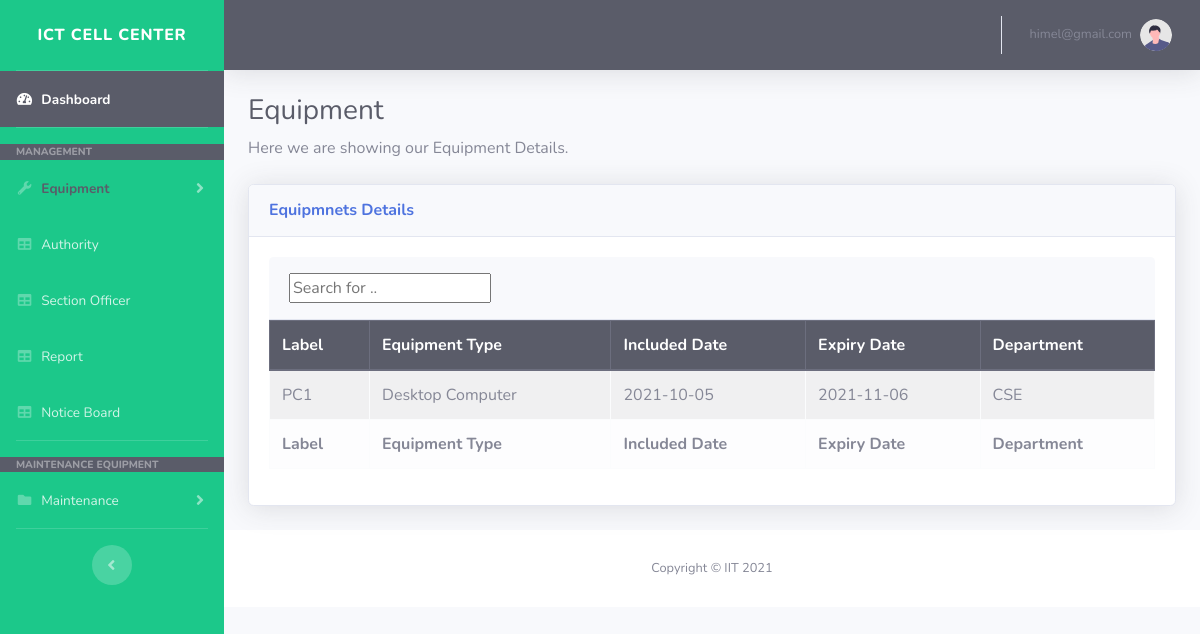
Screenshot of /office/Equipment-details.php (signed in) with the database file from the repository.
### tables this page shows
CREATE TABLE `equipment` (
  `EquipmentID` int(11) NOT NULL,
  `Label` varchar(50) NOT NULL,
  `Equipment_Type` varchar(70) NOT NULL,
  `included_date` date NOT NULL,
  `expire_date` date NOT NULL,
  `Department` varchar(70) NOT NULL
);

### office/Equipment-details.php (the view, shortened to what this page needs)
<?php  include("includes/header.php"); ?>
<?php  include("includes/navbar.php"); ?>
                <div class="container-fluid">
                    <h1 class="h3 mb-2 text-gray-800">Equipment </h1>
                    <p class="mb-4">
                    	Here we are showing our Equipment Details.
                    </p>
                    <div class="card shadow mb-4">
                        <div class="card-header py-3">
                            <h6 class="m-0 font-weight-bold text-primary">Equipmnets Details</h6>
                        </div>
                        <div class="card-body">
                             <div class="card-header py-3">
                           <input type="text" id="myInput" onkeyup="myFunction()" placeholder="Search for ..">
                        </div>
                            <div class="table-responsive">
                                <table class="table table-bordered table-striped table-light" id="dataTable" width="100%" cellspacing="0">
                                    <thead class="thead-dark">
                                        <tr>
                                            <th>Label</th>
                                            <th>Equipment Type</th>
                                            <th>Included Date</th>
                                            <th>Expiry Date</th>
                                            <th>Department</th>
                                        </tr>
                                    </thead>
                                    <tfoot class="tfoot-dark">
                                        <tr>
                                            <th>Label</th>
                                            <th>Equipment Type</th>
                                            <th>Included Date</th>
                                            <th>Expiry Date</th>
                                            <th>Department</th>
                                        </tr>
                                    </tfoot>
                                    <tbody id="myTable">
                                         <?php  include("conn.php"); ?>
                                                  <?php
                                                         $id=  $_SESSION['username'];
                                                         $depart = "select * from officer where officer_email='$id'";
                                                          $Q1=mysqli_query($conn,$depart);
                                                           $data1 = mysqli_fetch_assoc($Q1);
                                                           $de=$data1['officer_department'];
                                                      $sql= "select * from equipment where Department='$de'";
                                                      $Q=mysqli_query($conn,$sql);
                                                      while($data=mysqli_fetch_assoc($Q)){
                                                  ?>
                                                  <tr>
                                                      <td><?= $data['Label']; ?></td>
                                                      <td><?= $data['Equipment_Type']; ?></td>
                                                      <td><?= $data['included_date']; ?></td>
                                                      <td><?= $data['expire_date']; ?></td>
                                                      <td><?= $data['Department']; ?></td>
                                                    </tr>
                                                    <?php } ?>
                                    </tbody>
                                </table>
                            </div>
                        </div>
                    </div>
                </div>
<?php  include("includes/footer.php"); ?>

### rows the page displays
equipment: Label "PC1", Equipment_Type "Desktop Computer", included_date "2021-10-05", expire_date "2021-11-06", Department "CSE"

### other values shown
$_SESSION['username'] "himel@gmail.com"
